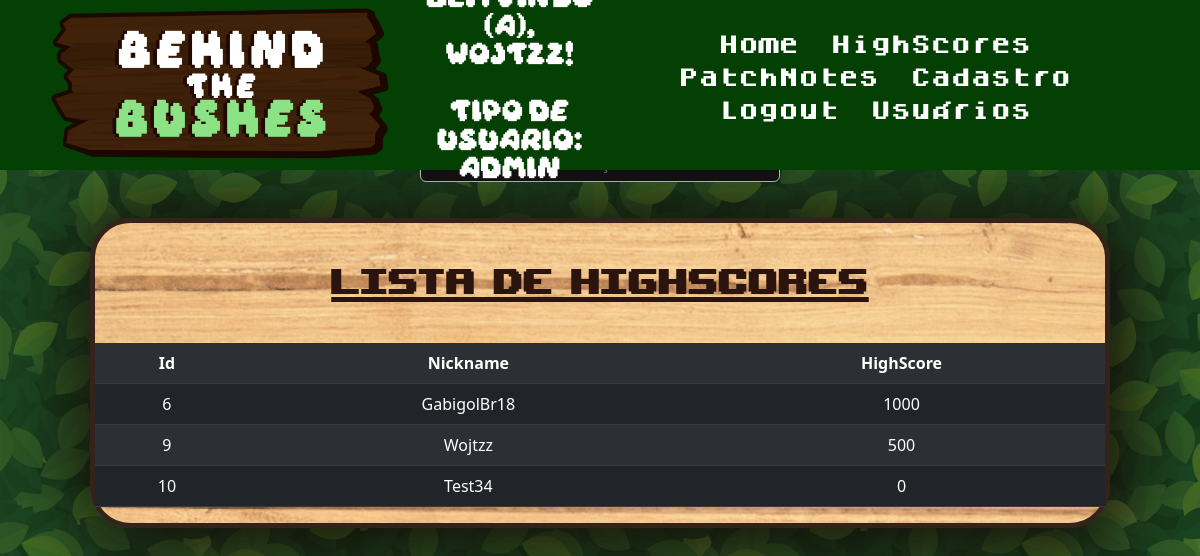
Screenshot of /ListaPontuacoes.php (signed in) with the database file from the repository.
### tables this page shows
CREATE TABLE `tbusuario` (
  `Id` int(11) NOT NULL,
  `NomeUsuario` varchar(30) NOT NULL,
  `SobrenomeUsuario` varchar(50) NOT NULL,
  `NickUsuario` varchar(30) NOT NULL,
  `EmailUsuario` varchar(50) NOT NULL,
  `SenhaUsuario` varchar(30) NOT NULL,
  `TipoUsuario` char(5) NOT NULL,
  `HighScore` int(6) NOT NULL
);

### ListaPontuacoes.php (the view, shortened to what this page needs)
<!DOCTYPE html>
<html lang="pt-br">
<head>
    <link href="https://cdn.jsdelivr.net/npm/bootstrap@5.2.3/dist/css/bootstrap.min.css" rel="stylesheet">
</head>
<body>
   <?php
        require_once("Header.php");
   ?>
   <?php
    if(isset($_SESSION["email"])){
    ?>
    <form class="form1" style="margin-top:12%; text-align:center;" action="insertHighScores.php" action="get">
    <div class="form-group">
    </div>
    </form>
    <?php
    }else{
    ?>
    <div style="margin-top: 12%;"></div>
    <?php
    }
    ?>
    <div class = "container1">
        <div class = "div1">
            <p class="p1">Lista de HighScores</p>
            <?php
             $sql = "SELECT * FROM tbusuario order by HighScore DESC";
            $dadosUsuario = $conn->query($sql);
            if($dadosUsuario->num_rows > 0){
            ?>
                <table class="table table-dark table-striped">
                    <tr class="table-active">
                        <th>Id</th>
                        <th>Nickname</th>
                        <th>HighScore</th>
                    </tr>
                <?php
                    while($exibir = $dadosUsuario->fetch_assoc()){
                ?>
                    <tr>
                        <td><?php echo $exibir["Id"]?></td>
                        <td><?php echo $exibir["NickUsuario"]?></td>
                        <td><?php echo $exibir["HighScore"]?></td>
                    </tr>
                <?php
                    }
                ?>
            </table>
            <?php
            }
            ?>
        </div>
    </div>
</body>
</html>

### ListaPontuacoesStyle.css (style rules this page uses)
body { background-image: url(Images/Bush1.png); background-repeat: repeat; text-align: center; }
.container1 { margin-top: 3%; display: flex; justify-content: center; text-align: center; }
.div1 { background-image: url(Images/woodenTexture.jpg); width: 85%; height: 50%; background-repeat: no-repeat; border-style: solid; border-width: 5px; border-color: rgb(51, 35, 26); border-radius: 40px; box-shadow: 5px 5px 75px 5px rgba(24, 7, 7, 0.644), 5px 5px 75px 5px rgba(17, 10, 1, 0.651); text-align: center; }
.p1 { padding-top: -10px; padding-bottom: 10px; font-family: 'Upheaval'; font-size: 50px; color: rgb(43, 20, 14); text-decoration: underline; margin-top: 1.9%; }
table { border-collapse:collapse ; text-align: center; }

### HeaderStyle.css (style rules this page uses)
* { margin: 0; padding: 0; }

### rows the page displays
tbusuario: Id "6", NickUsuario "GabigolBr18", HighScore "1000"
tbusuario: Id "9", NickUsuario "Wojtzz", HighScore "500"
tbusuario: Id "10", NickUsuario "Test34", HighScore "0"

### other values shown
$_SESSION["nick"] "Wojtzz"
$_SESSION["tipo"] "ADMIN"
